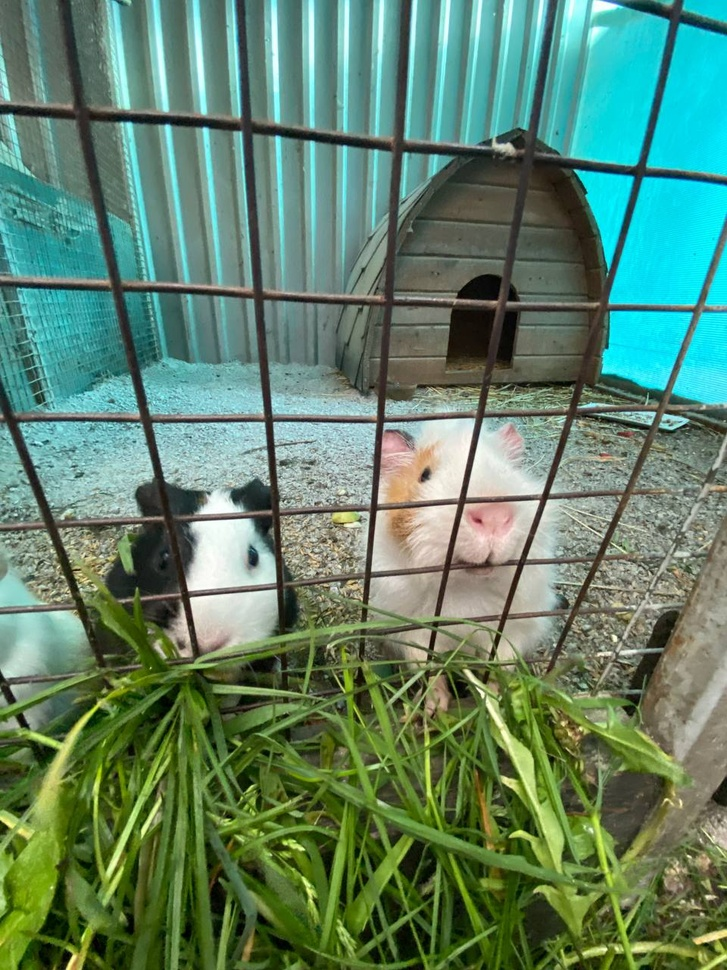
#> input picture guinea pig копія.jpg, 727 x 970 px, shrunk from 960 x 1280 before the run, found by its file name
$ python lab_2.py
#> lines starting #> are read from the running program, lines starting #| are printed output that depends on the picture
import numpy as np
import matplotlib.pyplot as plt
from sklearn.decomposition import PCA
from matplotlib.image import imread


def eigenvalues_and_eigenvectors(matrix):
    eigenvalues, eigenvectors = np.linalg.eig(matrix)

    for i in range(len(eigenvalues)):
        Av = np.dot(matrix, eigenvectors[:, i])
        lv = eigenvalues[i] * eigenvectors[:, i]

        if np.allclose(Av, lv):
            print(f"Eigenvalue {eigenvalues[i]} and eigenvector {eigenvectors[:, i]} are correct")
        else:
            print(f"Eigenvalue {eigenvalues[i]} and eigenvector {eigenvectors[:, i]} are incorrect")
    return eigenvalues, eigenvectors


my_matrix = np.array([[1, 2], [2, 1]])
eigenvalues_and_eigenvectors(my_matrix)


def pca_image_compression(image_path):
    image_raw = imread(image_path)
#> image_raw is the input picture: shape (970, 727, 3); mean R, G, B 94.8, 130.9, 106.1
    print(f"Image size: {image_raw.shape}")
#| Image size: (970, 727, 3)

    plt.figure(figsize=(6, 6))
    plt.imshow(image_raw)
    plt.title("Color image")
    plt.show()

    image_bw = np.dot(image_raw[..., :3], [0.2989, 0.5870, 0.1140])
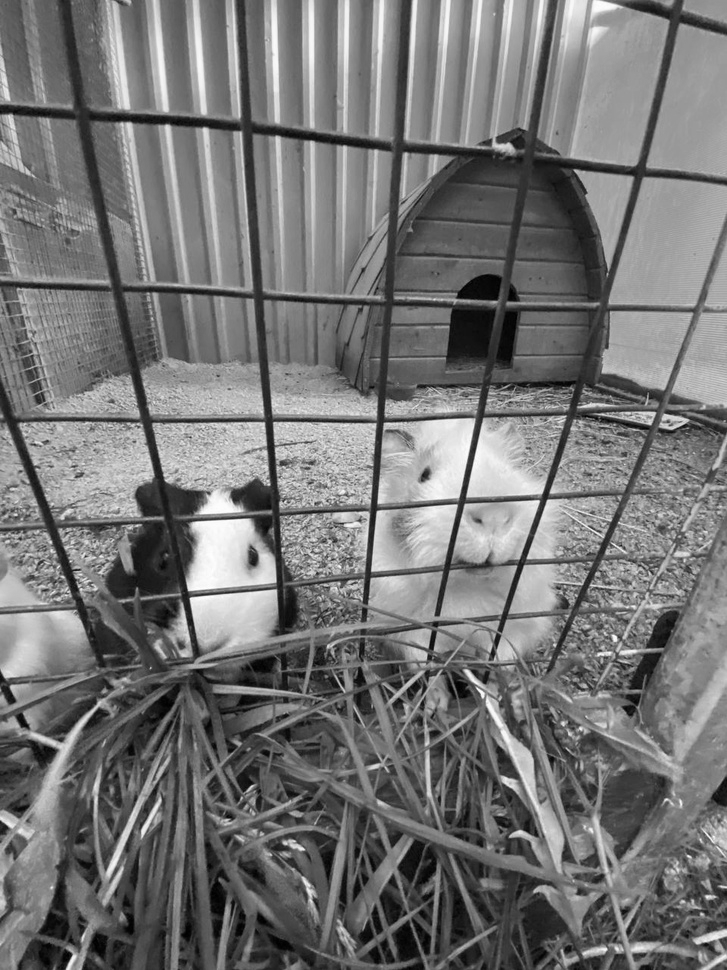
#> image_bw: shape (970, 727) float64; min 0, max 255, mean 117.3
    print(f"Black and white image size: {image_bw.shape}")
#| Black and white image size: (970, 727)

    plt.figure(figsize=(6, 6))
    plt.imshow(image_bw, cmap='gray')
    plt.title("Black and white image")
    plt.show()

    pca = PCA()
    pca.fit(image_bw)  # встановлюємо головні компоненти

    var_cumu = np.cumsum(pca.explained_variance_ratio_) * 100  # визначаємо кумулятивну дисперсію (дозволяє візуалізувати, яка частка загальної варіації у даних була вже пояснена за допомогою перших i головних компонент)

    k = np.argmax(var_cumu > 95) # визначаємо кількість компонент, які пояснюють 95% дисперсії
    print("Number of components explaining 95% variance: " + str(k))

    plt.title('Cumulative Explained Variance explained by the components')
    plt.ylabel('Cumulative Explained variance')
    plt.xlabel('Principal components')
    plt.axvline(x=k, color="k", linestyle="--")
    plt.axhline(y=95, color="r", linestyle="--")
    plt.plot(var_cumu)
    plt.show()
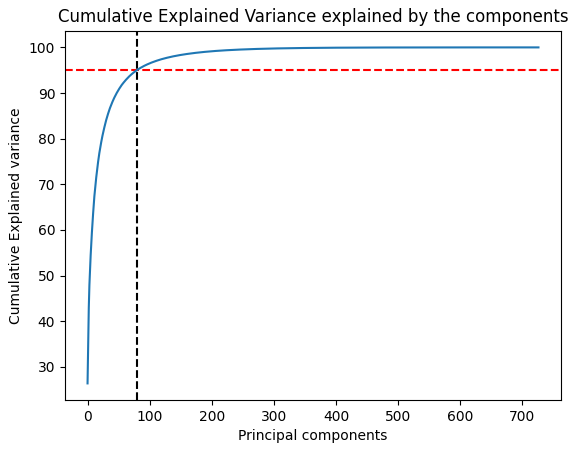
#> figure drawn by matplotlib, 1 panel; curve peaks at x = 726, y = 100

    ipca = PCA(n_components=k)  # встановлюємо кількість головних компонент
    image_recon = ipca.inverse_transform(ipca.fit_transform(image_bw))  # виконуємо зворотне перетворення після зменшення розмірності
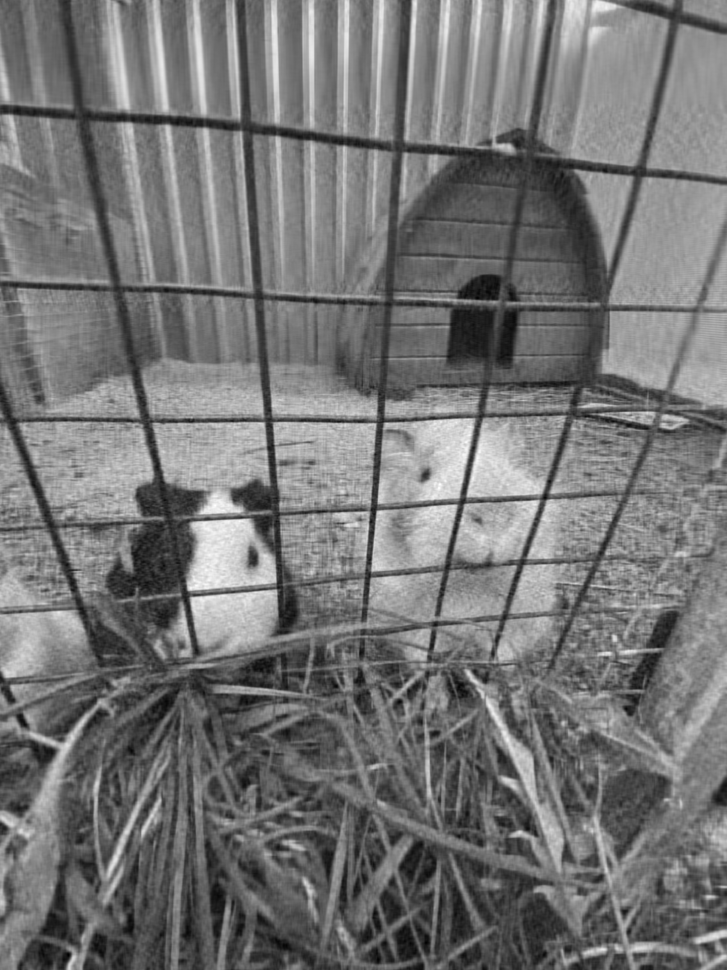
#> image_recon: shape (970, 727) float64; min -19.63, max 278.7, mean 117.3; drawn with min black and max white
    plt.imshow(image_recon, cmap=plt.cm.gray)  # відображаємо зображення
    plt.show()

    def plot_at_k(k, ax): # відображаємо зображення для різної кількості компонент
        ipca = PCA(n_components=k)
        image_recon = ipca.inverse_transform(ipca.fit_transform(image_bw))
        ax.imshow(image_recon, cmap=plt.cm.gray)
        ax.set_title("Components: " + str(k))

    ks = [5, 15, 25, 75, 100, 170]

    fig, axes = plt.subplots(2, 3, figsize=(15, 8))

    for i, ax in enumerate(axes.flat):
        plot_at_k(ks[i], ax)
#> this loop made 6 passes
#> pass 1, in plot_at_k, `image_recon = ipca.inverse_transform(ipca.fit_transform(image_bw))`:
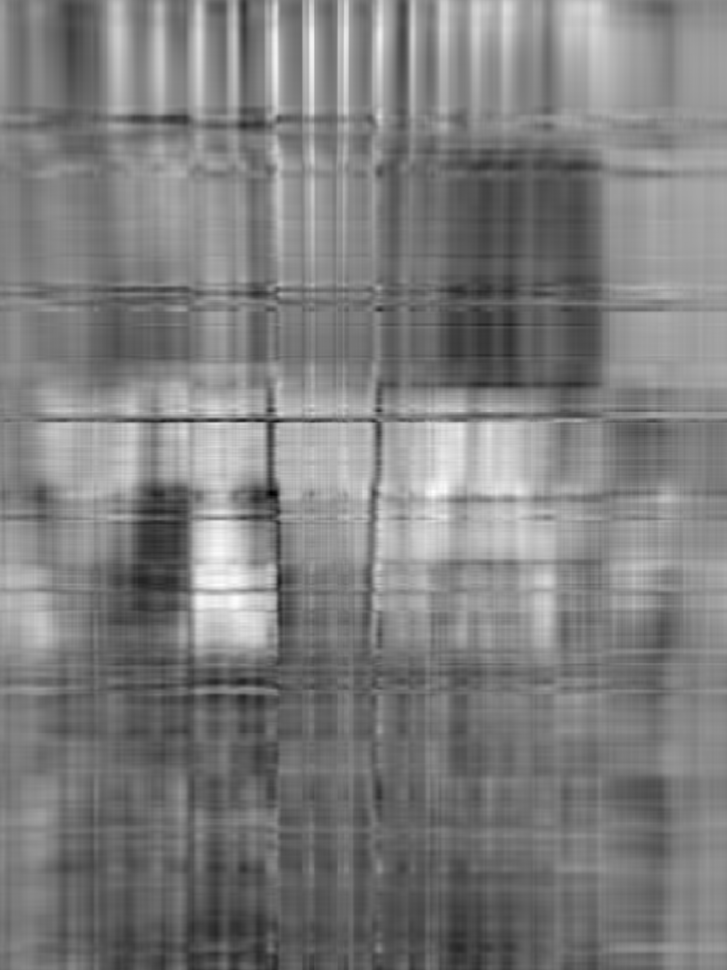
#> image_recon: shape (970, 727) float64; min -26.07, max 262.6, mean 117.3; drawn with min black and max white
#> pass 2, in plot_at_k (call 2), `image_recon = ipca.inverse_transform(ipca.fit_transform(image_bw))`:
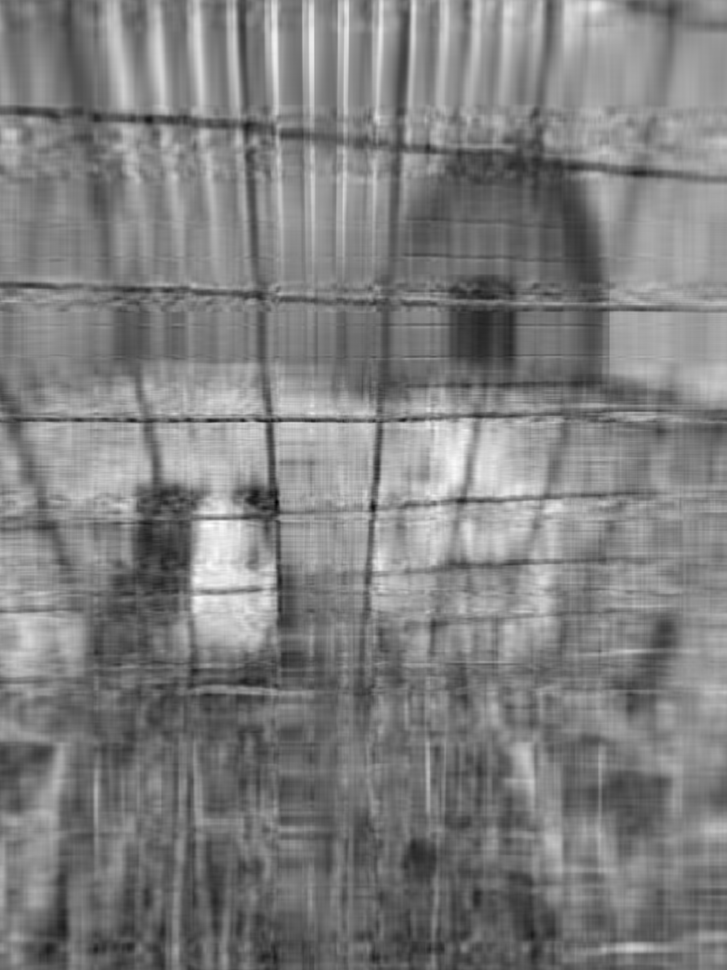
#> image_recon: shape (970, 727) float64; min -47.38, max 282, mean 117.3; drawn with min black and max white
#> pass 3, in plot_at_k (call 3), `image_recon = ipca.inverse_transform(ipca.fit_transform(image_bw))`:
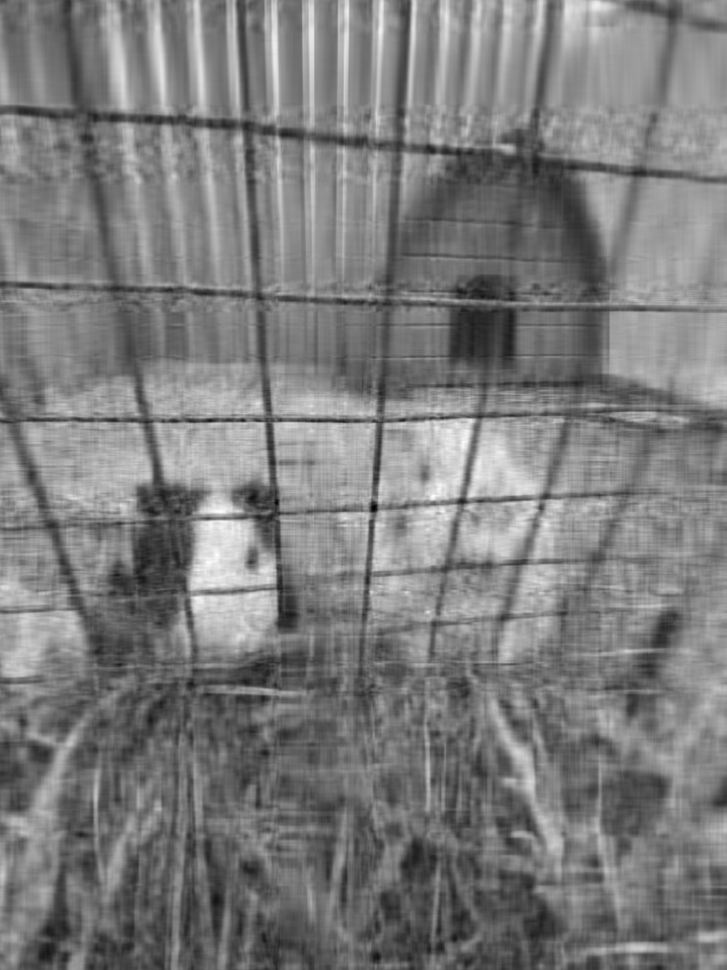
#> image_recon: shape (970, 727) float64; min -42.01, max 284.9, mean 117.3; drawn with min black and max white

    plt.show()
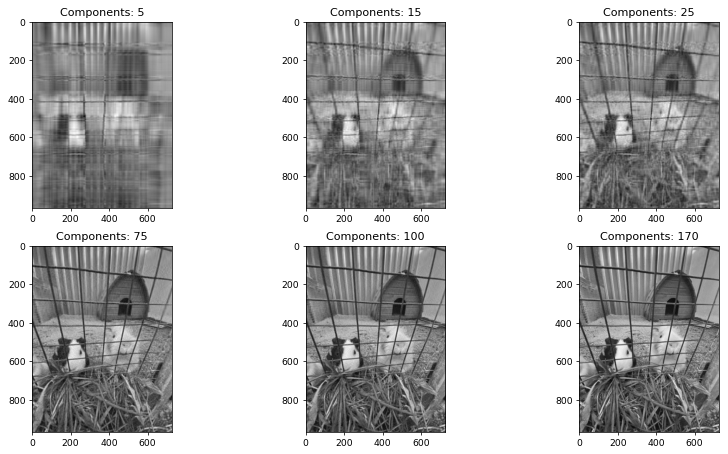
#> figure drawn by matplotlib, 6 panels


image_path = '/Users/olenapopova/Documents/GitHub/Lab_1/guinea pig копія.jpg'
pca_image_compression(image_path)


def encrypt_message(message, key_matrix):
    message_vector = np.array([ord(char) for char in message])  # перетворення повідомлення в вектор числових значень (ASCII кодів символів)
    eigenvalues, eigenvectors = np.linalg.eig(key_matrix)  # обчислення власних значень та власних векторів ключової матриці
    diagonalized_key_matrix = np.dot(np.dot(eigenvectors, np.diag(eigenvalues)), np.linalg.inv(eigenvectors))  # створення діагоналізованої матриці ключа
    encrypted_vector = np.dot(diagonalized_key_matrix, message_vector)  # шифрування вектору повідомлення
    return encrypted_vector


def decrypt_message(encrypted_vector, key_matrix):
    assert key_matrix.shape[0] == key_matrix.shape[1]  # перевірка, що key_matrix є квадратною
    key_matrix_inv = np.linalg.inv(key_matrix)  # обчислення оберненої матриці ключа
    decrypted_vector = np.dot(key_matrix_inv, encrypted_vector)  # розшифрування вектора
    decrypted_message = ''.join([chr(int(round(num.real))) for num in decrypted_vector])  # перетворення числового вектора в рядок (символи ASCII)
    return decrypted_message


original_message = "Hello, World!"
key_matrix = np.random.randint(0, 256, (len(original_message), len(original_message)))
encrypted_vector = encrypt_message(original_message, key_matrix)
print("Original Message:", original_message)
print("Encrypted Message:", encrypted_vector)
decrypted_message = decrypt_message(encrypted_vector, key_matrix)
print("Decrypted Message:", decrypted_message)
